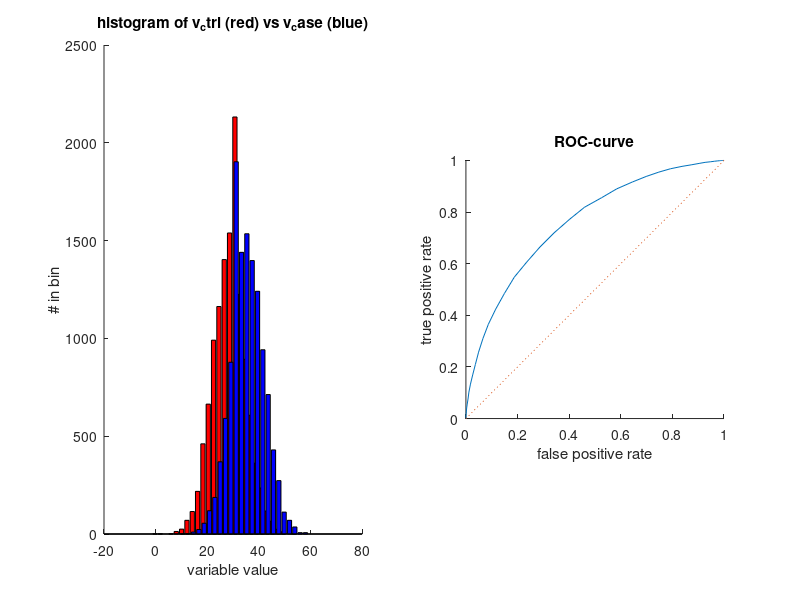

Source code (MATLAB):
function [auc] = auc_0(v_ctrl,v_case);
%%%%%%%%%%%%%%%%%%%%%%%%%%%%%%%%%%%%%%%%%%%%%%%%%%%%%%%%%%%%%%%%
%
% function [auc] = auc_0(v_ctrl,v_case);
%
% This function gets the auc (area under the curve) of the
% roc curve (receiver-operating-characteristic curve) for data v_ctrl and v_case,
% where v_case is expected to typically take on higher values than v_ctrl.
% The inputs are v_ctrl and v_case, which will be treated as arrays.
% The output is the auc (a double between 0 and 1). 
%
% test by running with no arguments:
% i.e., >> auc_0();
%
%%%%%%%%%%%%%%%%%%%%%%%%%%%%%%%%%%%%%%%%%%%%%%%%%%%%%%%%%%%%%%%%

plot_flag=0;

if (nargin<2);
b=0.05;n=4*1024; n=12340;
disp(sprintf(' testing auc_0: '));
disp(sprintf(' generating test data with %d points',n));
%v_ctrl = max(0,min(1,randn(n+2,1)/10+0.5-b));v_case = max(0,min(1,randn(n+3,1)/10+0.5+b));
%K=12; v_ctrl = round(K*max(0,min(1,randn(n-4,1)/10+0.5-b)))/K; v_case = round(K*max(0,min(1,randn(n+13,1)/10+0.5+b)))/K;
K=64; v_ctrl = round(K*max(0,min(1,randn(n-3,1)/10+0.5-b))); v_case = round(K*max(0,min(1,randn(n+2,1)/10+0.5+b)));
plot_flag=1;
end;%if (isempty(v_ctrl) | isempty(v_case));

if (isempty(v_ctrl) | isempty(v_case));
auc = 0.5;
else%if (isempty(v_ctrl) | isempty(v_case));
v_ctrl = reshape(v_ctrl,1,length(v_ctrl));
v_case = reshape(v_case,1,length(v_case));
buc = [v_ctrl , v_case ; zeros(1,length(v_ctrl)) , ones(1,length(v_case))];
[buc_y,buc_i] = sort(buc(1,:),'ascend');
buc = buc(:,buc_i);
vv = buc(1,:); xy = buc(2,:);
vgvm = [0 (vv(2:end)>vv(1:end-1))]; vvp = zeros(1,length(vv)); vvp(1)=1; ptmp=vvp(1); for (nl=2:length(vvp)); if (vgvm(nl)); vvp(nl)=nl; ptmp=nl; else; vvp(nl)=ptmp; end; end; vvp = vvp-1; vvp(find(vvp<1))=1;
vlvp = [(vv(1:end-1)<vv(2:end)) 0]; vvq = zeros(1,length(vv)); vvq(end)=length(vv); qtmp=vvq(end); for (nl=length(vvq)-1:-1:1); if (vlvp(nl)); vvq(nl)=nl; qtmp=nl; else; vvq(nl)=qtmp; end;end; vvq = vvq+1; vvq(find(vvq>length(vvq)))=length(vvq)+1;
yy = cumsum(xy(end:-1:1)); yy = [yy(end:-1:1) 0];
xij = find(xy==0);
auc = sum( yy(vvq(xij)) + yy(vvp(xij)+1) ) / 2 / length(v_ctrl) / length(v_case);

if plot_flag;
disp(sprintf('plotting fpr and tpr...'));
v_ctrl = reshape(v_ctrl,1,length(v_ctrl));
v_case = reshape(v_case,1,length(v_case));
hbins=linspace(0,K,32);hv_ctrl=hist(v_ctrl,hbins);hv_case=hist(v_case,hbins);
[D,I1,I2] = union(v_ctrl,v_case);
tpr = sum(repmat(v_case,length(D),1)>=repmat(transpose(D),1,length(v_case)),2)/length(v_case);
fpr = sum(repmat(v_ctrl,length(D),1)>=repmat(transpose(D),1,length(v_ctrl)),2)/length(v_ctrl);
figpos();
subplot(1,2,1);
hold on;
b=bar(hbins-0.25,hv_ctrl);set(b,'FaceColor','r');
b=bar(hbins+0.25,hv_case);set(b,'FaceColor','b');
hold off;
xlabel('variable value'); ylabel('# in bin'); title('histogram of v_ctrl (red) vs v_case (blue)');
subplot(1,2,2);
hold on;
plot(fpr,tpr,'-');
plot([0 1],[0,1],':');
hold off;
axis square; xlabel('false positive rate'); ylabel('true positive rate'); title('ROC-curve');
Auc = trapz(fpr(end:-1:1),tpr(end:-1:1)); disp(sprintf(' Auc (area under curve) = Auc = %0.4f, should be the same as the calculated auc = %0.4f',Auc,auc));
end;%if plot_flag;

end;%if (isempty(v_ctrl) | isempty(v_case));

%%%%%%%%%%%%%%%%%%%%%%%%%%%%%%%%%%%%%%%%%%%%%%%%%%%%%%%%%%%%%%%%

function [fig1] = figpos()
set(0,'Units','pixels') ;
scnsize = get(0,'ScreenSize');
fig1 = figure;
position = get(fig1,'Position');
outerpos = get(fig1,'OuterPosition');
borders = outerpos - position;

edge = -borders(1)/2;
pos1 = [edge - 1800,  scnsize(4) * (2/3) - 500,  scnsize(3) - edge + 300,  scnsize(4) + 300];
set(fig1,'OuterPosition',pos1);
